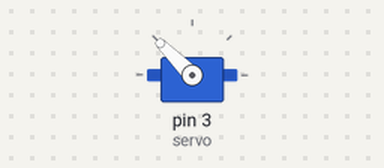
Simulated run of this sketch. Board: Arduino Uno, built with avr-gcc and run on an emulated ATmega328P. On the bench: servo.

Above: at 0.05 s.
At 4.0 s:
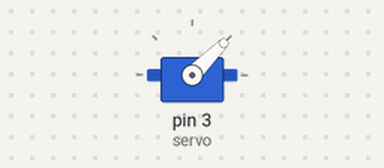
Timing chart, 0 to 5.2 s (numbered marks = the images above):
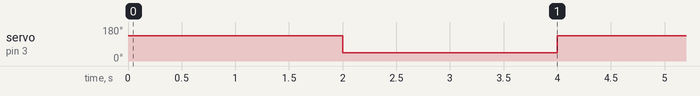

The sketch:

servo.ino
```cpp
#include <Servo.h>

Servo servo;

/***   Global variables   ***/

/***   Function declaration   ***/

void setup()
{
  //Attach servo to pin 3
  servo.attach(3);
}


void loop()
{
    //Alternate servo position
    servo.write(135);
    delay(2000);
    servo.write(45);
    delay(2000);
}

/***   Function definition   ***/
```

Measured:
- by itself, servo on pin 3 (servo): alternates 135° for 2.0 s and 45° for 2.0 s
